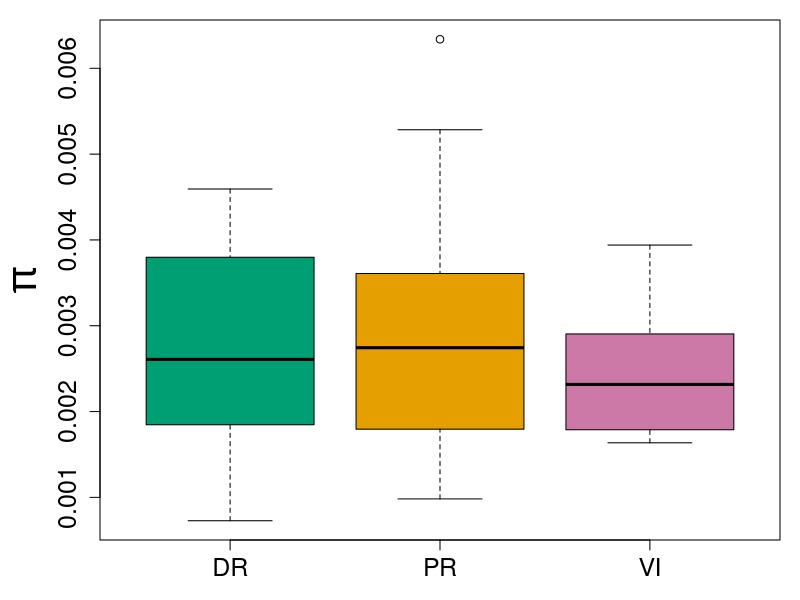
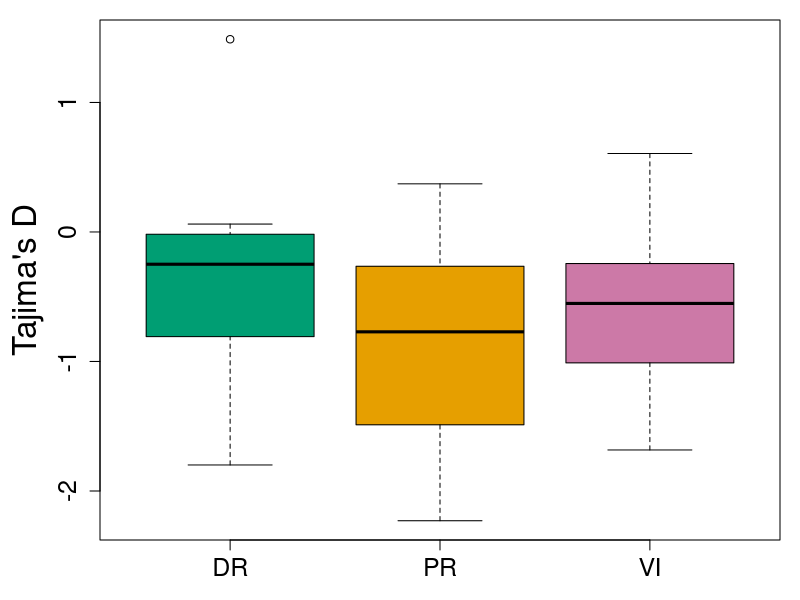

The R source for these figures, in order:
library(emmeans)
# =============================================================================
#COMPARE Pi AND D across species and Islands 
# =============================================================================

#load the data
I_stats <- read.csv("Data/PopGen_stats_islands.csv")

# =============================================================================
# Pi: Does Island explain variation in Pi, beyond species?
# =============================================================================

# model1: pi ~ island + species
mod1pi <- lm(pi_scaled ~ Island + sp_code, data = I_stats)

# model2: pi ~ species only
mod2pi <- lm(pi_scaled ~ sp_code, data = I_stats)

# Compare: does adding Island significantly improve the fit?
anova(mod2pi, mod1pi)
### ===> Island factor is significant!!

# =============================================================================
# Pairwise comparisons across islands 
# =============================================================================
# Fit the full model, with the islands as separate levels
mod1pi_full <- lm(pi_scaled ~ Island + sp_code, data = I_stats)
summary(mod1pi_full)

# All pairwise comparisons between island levels, adjusted for multiple
emm_pop_pi <- emmeans(mod1pi_full, ~ Island)
pairs(emm_pop_pi , adjust = "none")

#Result of pairwise comparisons 
# contrast estimate    SE df t.ratio p.value
# DR - PR  -0.000178 0.000220 22  -0.808  0.4277 
# DR - VI   0.000578 0.000241 22   2.397  0.0254 --> DR is significatly different form VI !!
# PR - VI   0.000756 0.000220 22   3.434  0.0024 --> PR is significatly different form VI !!


# =============================================================================
#  Does Island explain variation in D, beyond species?
# =============================================================================

# model1: D ~ island + species
mod1D <- lm(D ~ Island + sp_code, data = I_stats)

# model2: D ~ species only
mod2D <- lm(D ~ sp_code, data = I_stats)

# Compare: does adding Island significantly improve the fit?
anova(mod2D, mod1D)
### ===> Island factor is significant (as before)

# =============================================================================
# Pairwise comparisons across islands 
# =============================================================================
# Fit the full model on the 'pi' data, with all islands as separate levels
mod1D_full <- lm(D ~ Island + sp_code, data = I_stats)
summary(mod1pi_full)

# All pairwise comparisons between island levels, adjusted for multiple
# testing (Tukey by default; use adjust = "bonferroni" or "fdr" if preferred)
emm_pop_D <- emmeans(mod1D_full, ~ Island)
pairs(emm_pop_D, adjust = "none")

#Result of pairwise comparisons 
# contrast estimate    SE df t.ratio p.value
# DR - PR     0.512 0.164 22   3.127  0.0049 --> DR is significatly different form PR!!
# DR - VI     0.331 0.179 22   1.844  0.0786 --> DR is marginally different form PR!!
# PR - VI    -0.181 0.164 22  -1.106  0.2805

# =============================================================================
# Box plots comparing Pi and D across islands 
# =============================================================================

#cose colours
col <- c ("#009E73", "#E69F00", "#CC79A7")

# Boxplot Pi
par(mar = c(3, 5, 1, 1))
boxplot(pi_scaled ~ Island,
        data = I_stats,
        col = col,
        xlab = "",       
        ylab = expression(pi), 
        cex.lab = 2.5, 
        cex.axis =1.5,
        main = "")

#Boxplot D
par(mar = c(3, 5, 1, 1))
boxplot(D ~ Island,
        data = I_stats,
        col = col,
        xlab = "",       
        ylab = "Tajima's D",
        cex.lab = 2, 
        cex.axis =1.5,
        main = "")
